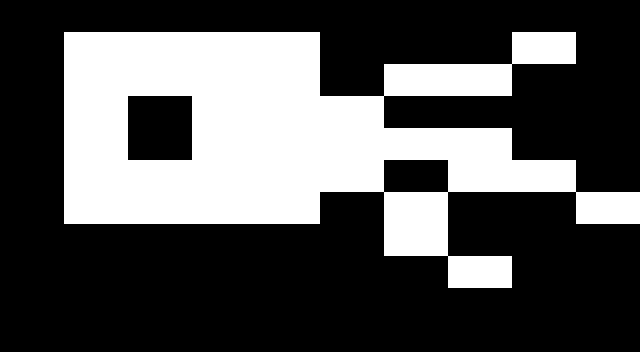

Tiled map render using the project's own tile images. Description and the map definition, with tile-layer contents summarised, below:
An orthogonal 10x11 tile map with 64x32 px tiles, 1 tile layer (Tile Layer 1).

<map version="1.0" orientation="orthogonal" width="10" height="11" tilewidth="64" tileheight="32">
 <tileset firstgid="1" name="Block" tilewidth="64" tileheight="32">
  <image source="block.png" width="64" height="32" />
 </tileset>
 <layer name="Tile Layer 1" width="10" height="11">
  <data>[110 cells, 36 non-empty, 1 distinct tile ids]</data>
 </layer>
</map>
